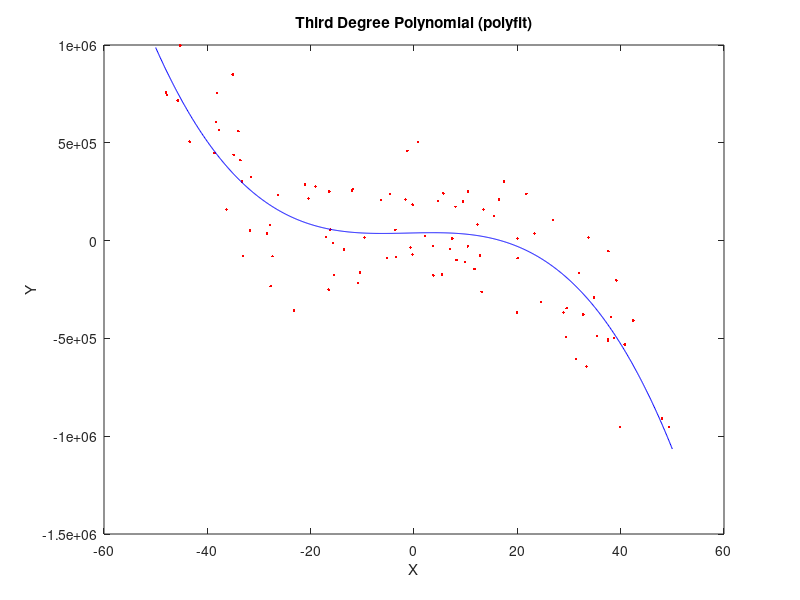

MATLAB code for this plot: (Note: this script raises an error after producing the figure.)
%Simple linear regression

%read in data points from a file
%split them into x and y coordinates
points = importdata('random_points_1.csv',',',1);
points.colheaders
X = points.data(:,1);
Y = points.data(:,2);

%trying to find m and b so that the sum of the squared residuals is
%minimized in y = mx + b

%first lets find the sample averages for the x and y values
%in general a bar = 1/n * sum ai for 1 <= i <= n
%writing a general function might make sense then
xb = 1/length(X);
xSum = 0;
for i = 1:length(X);
  xSum = xSum + X(i);
end
xb = xb * xSum;

yb = 1/length(Y);
ySum = 0;
for i = 1:length(Y);
  ySum = ySum + Y(i);
end
yb = yb * ySum;

%but Matlab has both a sum and a mean function!
xb = mean(X);
yb = mean(Y);

%now let's find m
%m = (sum of (xi - xb)(yi - yb) for 1 <= i <= n) / (sum of (xi - xb)^2 for 1 <= i <= n)
nume = 0;
denom = 0;
for i = 1:length(X);
  nume = nume + (X(i) - xb)*(Y(i) - yb);
  denom = denom + (X(i) - xb)^2;
end
m = nume/denom

%b = yb - m(xb)
b = yb - m*xb

%plot the data and the line we found
%figure(1)
%plot(X, Y, 'r.', linspace(-10,10,1000), m * linspace(-10,10,1000) + b, 'b-')
%title('Linear Regression')
%xlabel('X')
%ylabel('Y')

%we can also calculate r^2
xyb = mean(X.*Y);
xb2 = mean(X.^2);
yb2 = mean(Y.^2);
r = (xyb - xb*yb)/(sqrt((xb2 - xb^2)*(yb2 - yb^2)));
r^2


%But wait! Matlab has a number of built in curve fitting functions
%We'll take a look at polyfit and fit

%polyfit
%http://www.mathworks.com/help/matlab/ref/polyfit.html?refresh=true
%takes a list of the x coordinates, a list of corresponding y coordinates, and the degree of the polynomial
%returns [p,S,mu] where p is a list of coefficients for the fit in descending order of power, S can be given to polyval to get error estimates, and mu is [mean(x), std(x)]

%let's compare to your implementation
p = polyfit(X, Y, 1)

%figure(2)
%polyval can be used to evaluate the fit
%plot(X, Y, 'r.', linspace(-10,10,1000), polyval(p, linspace(-10,10,1000)), 'b-')
%title('Linear Regression (polyfit)')
%xlabel('X')
%ylabel('Y')

%Of course this can be used on more complicated functions
%lets read in points from another file
%these are from a third degree polynomial
points = importdata('random_points_3.csv',',',1);
points.textdata
X3 = points.data(:,1);
Y3 = points.data(:,2);

p = polyfit(X3, Y3, 3)

figure(3)
plot(X3, Y3, 'r.', linspace(-50,50,1000), polyval(p, linspace(-50,50,1000)), 'b-')
title('Third Degree Polynomial (polyfit)')
xlabel('X')
ylabel('Y')


%The last curve fitting function we'll look at is fit
%http://www.mathworks.com/help/curvefit/fit.html
%fit has a number of different argument and output combinations
%here we will use the most basic

%gof contains goodness of fit statistics
[theFit, gof] = fit(X, Y, 'poly1');
theFit
gof

figure(4)
plot(theFit, 'b-', X, Y, 'r.')
title('Linear Fit (fit)')
xlabel('X')
ylabel('Y')

%now use fit on the third degree polynomial
func = fittype( @(a,b,c,d,x) a*x.^3+b*x.^2+c*x+d, 'independent', {'x'} )
options = fitoptions('Method', 'NonlinearLeastSquares', 'StartPoint', [0 0 0 0], 'Lower', [-10 -10 -10 -10], 'Upper', [10 10 10 10])
[theFit3, gof3] = fit(X, Y, func, options);
theFit3
gof3

figure(5)
plot(theFit3, 'b-', X3, Y3, 'r.')
title('Third Degree Polynomail (fit)')
xlabel('X')
ylabel('Y')


%ok, now lets try to use fit to get a curve for the image data you produced
%
